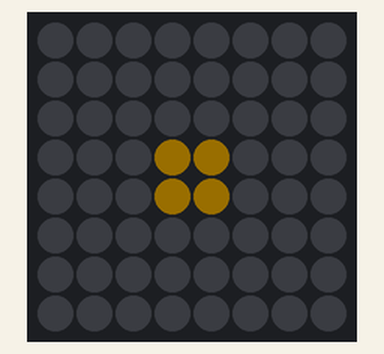
Simulated run of this sketch. Board: Teensy 3. Shown: 8×8 RGB LED matrix (first LED top left, wired row by row). Dim RGB values are drawn brighter than linear.

Above: at 0.1 s.
At 1.1 s:
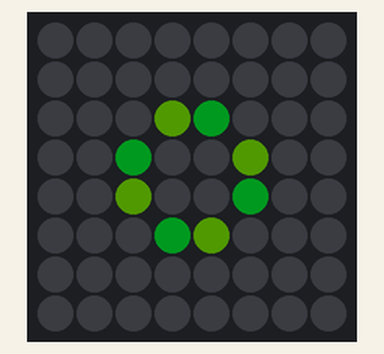
At 2.1 s:
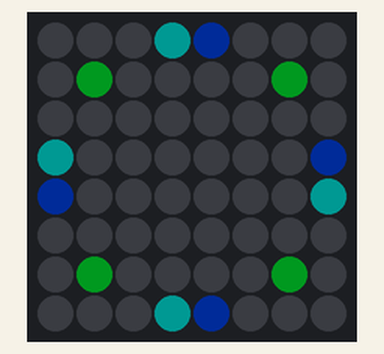

Measured:
- by itself, everything shown: repeats every 3.0 s, in 3 steps
- what the display in image 0 shows lasts 1.0 s, from 0.0 s to 1.0 s

The sketch:

simple_animation.ino
```cpp
// Use this basic framework as a starting point for todays exercises


//led biz begin. don't worry about anything in this section besides max_brightness
#include <WS2812Serial.h>
//we'll be using the Teensy audio library and it doesn't play nicely with neopixels.h or fastled
// so Paul of PJRC made this much more efficient version
#define num_of_leds 64
#define led_data_pin 5 // only these pins can be used on the Teensy 3.2:  1, 5, 8, 10, 31
byte drawingMemory[num_of_leds * 3];       //  3 bytes per LED
DMAMEM byte displayMemory[num_of_leds * 12]; // 12 bytes per LED
WS2812Serial leds(num_of_leds, displayMemory, drawingMemory, led_data_pin, WS2812_GRB);

//1.0 is VERY bright if you're powering it off of 5V
// this needs to be declared and set to something >0 for the LEDs to work
float max_brightness = 0.1;
//led biz end

//defines are not variables and are best use for things like like pin numbers for now
#define left_button_pin 0
#define right_button_pin 1
#define top_left_pot_pin A0
#define top_right_pot_pin A1
#define bottom_left_pot_pin A2
#define bottom_right_pot_pin A3

unsigned long current_time;
unsigned long prev_time[8]; //array of 8 variables named "prev"

float set_hue;
int xy_sel;
int xy_count;
int x_pot;
int y_pot;
int rate1 = 30;
int animation_step;


#define bitmap_width 8
#define bitmap_height 8
#define total_frames 3
//byte is 0-255
byte bitmap[total_frames][bitmap_width * bitmap_height] {
  {
    0, 0, 0, 0, 0, 0, 0, 0,
    0, 0, 0, 0, 0, 0, 0, 0,
    0, 0, 0, 0, 0, 0, 0, 0,
    0, 0, 0, 1, 1, 0, 0, 0,
    0, 0, 0, 1, 1, 0, 0, 0,
    0, 0, 0, 0, 0, 0, 0, 0,
    0, 0, 0, 0, 0, 0, 0, 0,
    0, 0, 0, 0, 0, 0, 0, 0,
  },
  {
    0, 0, 0, 0, 0, 0, 0, 0,
    0, 0, 0, 0, 0, 0, 0, 0,
    0, 0, 0, 2, 3, 0, 0, 0,
    0, 0, 3, 0, 0, 2, 0, 0,
    0, 0, 2, 0, 0, 3, 0, 0,
    0, 0, 0, 3, 2, 0, 0, 0,
    0, 0, 0, 0, 0, 0, 0, 0,
    0, 0, 0, 0, 0, 0, 0, 0,
  },
  {
    0, 0, 0, 4, 5, 0, 0, 0,
    0, 3, 0, 0, 0, 0, 3, 0,
    0, 0, 0, 0, 0, 0, 0, 0,
    4, 0, 0, 0, 0, 0, 0, 5,
    5, 0, 0, 0, 0, 0, 0, 4,
    0, 0, 0, 0, 0, 0, 0, 0,
    0, 3, 0, 0, 0, 0, 3, 0,
    0, 0, 0, 4, 5, 0, 0, 0,
  }
};

void setup() {
  leds.begin(); //must be done in setup for the LEDs to work.

  pinMode(left_button_pin, INPUT_PULLUP); //must be done when reading buttons
  pinMode(right_button_pin, INPUT_PULLUP);
  analogReadResolution(12); //0-4095 pot values
  analogReadAveraging(64);  //smooth the readings some
}


void loop() {
  current_time = millis();

  if (current_time - prev_time[1] > 1000) {
    prev_time[1] = current_time;
    animation_step = animation_step + 1;
    if (animation_step > total_frames - 1) {
      animation_step = 0;
    }
  }


  if (current_time - prev_time[0] > rate1) {
    prev_time[0] = current_time;
    //x_count goes from 0-7 and so does y_count but since we have it arranged
    // with one for loop after another we get x_count=0 for y_count from 0-7,
    // then x_count=1 for y_count from 0-7 and so on
    // this way we can more easily deal with the two dimensional LED array

    for ( int x_count = 0; x_count < 8; x_count++) {
      for ( int y_count = 0; y_count < 8; y_count++) {
        xy_count = x_count + (y_count * 8); //goes from 0-64
        set_pixel_HSV(xy_count, 0, 0, 0); // turn everything off. otherwise the last "frame" swill still show

        int current_bitmap_pixel = bitmap[animation_step][xy_count];
        if (current_bitmap_pixel > 0) { //&& means and. A single & is a whole other thing
          //set_pixel_HSV(led to change, hue,saturation,value aka brightness)
          //float r1 = random(100) / 100.0;
          float color1 = current_bitmap_pixel / 8.0;
          set_pixel_HSV(xy_count, color1 , 1, 1);
        }
      }
    }

    leds.show(); // after we've set what we want all the LEDs to be we send the data out through this function
  } //timing "if" over

}// loop is over


//This function is a little different than you might see in other libraries but it works pretty similar
// instead of 0-255 you see in other libraries this is all 0-1.0
// you can copy this to the bottom of any code as long as the declarations at the top in "led biz" are done

//set_pixel_HSV(led to change, hue,saturation,value aka brightness)
// led to change is 0-63
// all other are 0.0 to 1.0
// hue - 0 is red, then through the ROYGBIV to 1.0 as red again
// saturation - 0 is fully white, 1 is fully colored.
// value - 0 is off, 1 is the value set by max_brightness
// (it's not called brightness since, unlike in photoshop, we're going from black to fully lit up

//based on https://stackoverflow.com/questions/3018313/algorithm-to-convert-rgb-to-hsv-and-hsv-to-rgb-in-range-0-255-for-both

void set_pixel_HSV(int pixel, float fh, float fs, float fv) {
  byte RedLight;
  byte GreenLight;
  byte BlueLight;

  byte h = fh * 255;
  byte s = fs * 255;
  byte v = fv * max_brightness * 255;

  h = (h * 192) / 256;  // 0..191
  unsigned int i = h / 32;   // We want a value of 0 thru 5
  unsigned int f = (h % 32) * 8;   // 'fractional' part of 'i' 0..248 in jumps

  unsigned int sInv = 255 - s;  // 0 -> 0xff, 0xff -> 0
  unsigned int fInv = 255 - f;  // 0 -> 0xff, 0xff -> 0
  byte pv = v * sInv / 256;  // pv will be in range 0 - 255
  byte qv = v * (256 - s * f / 256) / 256;
  byte tv = v * (256 - s * fInv / 256) / 256;

  switch (i) {
    case 0:
      RedLight = v;
      GreenLight = tv;
      BlueLight = pv;
      break;
    case 1:
      RedLight = qv;
      GreenLight = v;
      BlueLight = pv;
      break;
    case 2:
      RedLight = pv;
      GreenLight = v;
      BlueLight = tv;
      break;
    case 3:
      RedLight = pv;
      GreenLight = qv;
      BlueLight = v;
      break;
    case 4:
      RedLight = tv;
      GreenLight = pv;
      BlueLight = v;
      break;
    case 5:
      RedLight = v;
      GreenLight = pv;
      BlueLight = qv;
      break;
  }
  leds.setPixelColor(pixel, RedLight, GreenLight, BlueLight);
}
```
